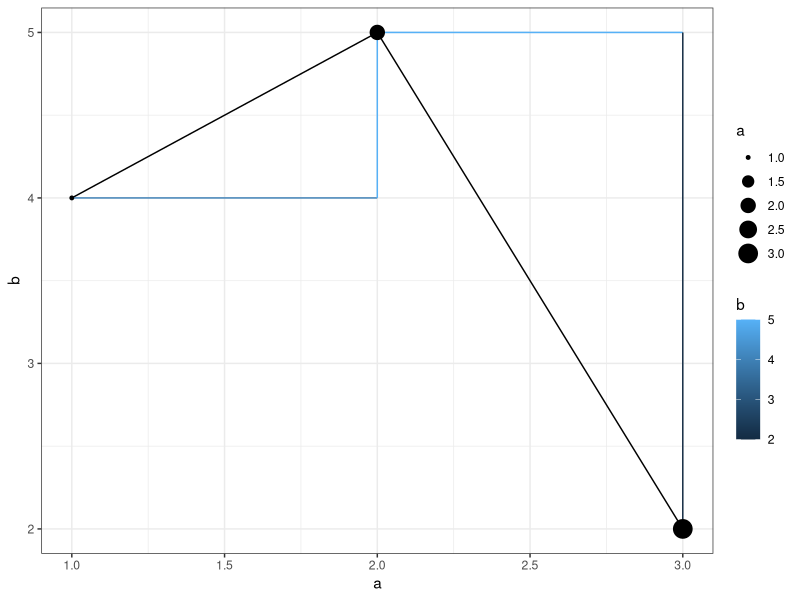
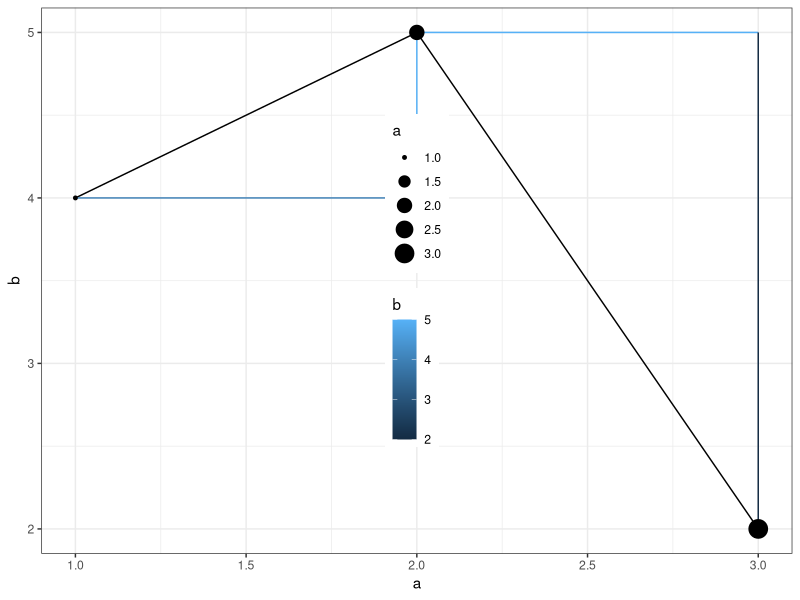
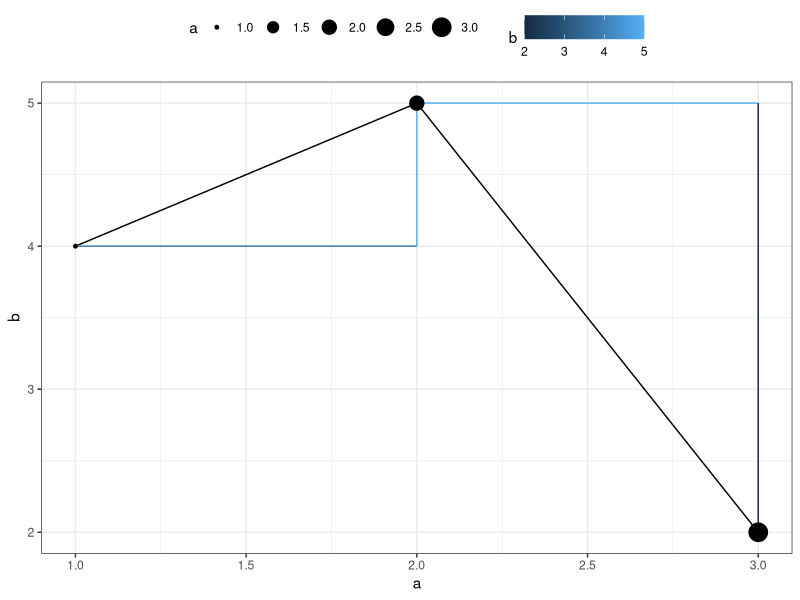
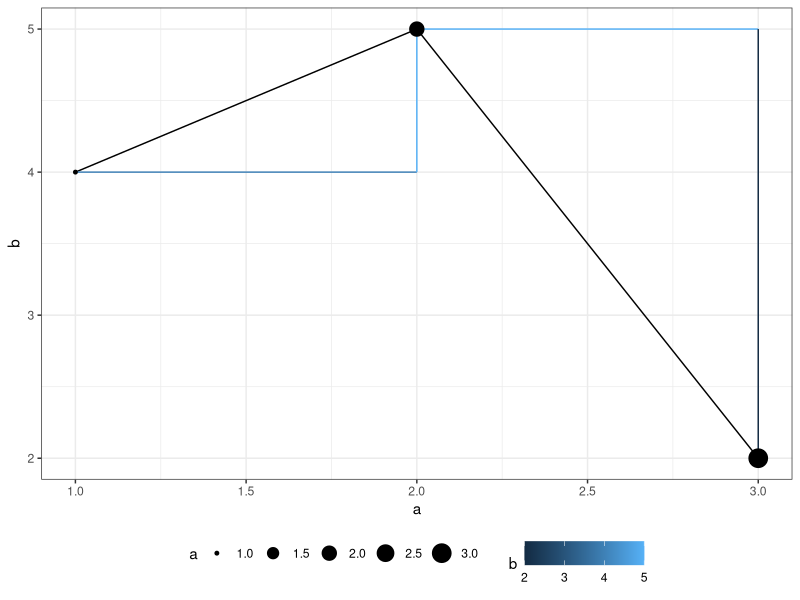

Here is the R script that generated these plots, in order:
## ---- chunk 1
a = c(1,2,3)
b = c(4,5,2)
df = data.frame(cbind(a,b))
require(ggplot2)
theme_set(theme_bw()) 
p = ggplot(df)
p = p + geom_line(aes(x = a, y = b))
p = p + geom_step(aes(x = a, y = b, color = b))
p = p + geom_point(aes(x = a, y = b, size = a))
print(p)

p = p + theme(legend.position=c(.5, .5))
print(p)

p = p + theme(legend.position = "top")
print(p)

p = p + theme(legend.position = "bottom")
print(p)
